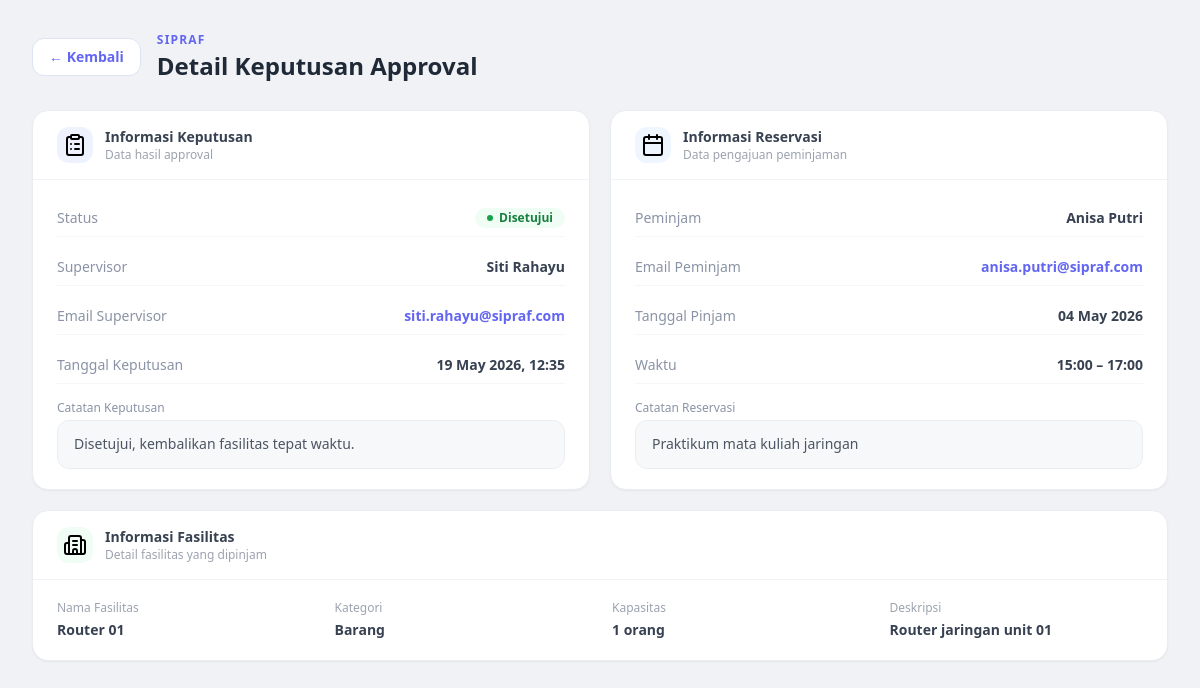
/pages/approval/detail.php?id=1, run on the app's committed database.
### tables this page shows
CREATE TABLE `approvals` (
  `id` int NOT NULL,
  `reservation_id` int NOT NULL,
  `user_id` int NOT NULL,
  `status` enum('disetujui','ditolak') NOT NULL,
  `notes` text,
  `created_at` timestamp NULL DEFAULT CURRENT_TIMESTAMP
);

CREATE TABLE `users` (
  `id` int NOT NULL,
  `name` varchar(255) NOT NULL,
  `email` varchar(255) NOT NULL,
  `password` varchar(255) NOT NULL,
  `role` enum('admin','supervisor','borrower') NOT NULL,
  `foto` varchar(255) DEFAULT NULL,
  `created_at` timestamp NULL DEFAULT CURRENT_TIMESTAMP
);

CREATE TABLE `reservations` (
  `id` int NOT NULL,
  `user_id` int NOT NULL,
  `facility_id` int NOT NULL,
  `notes` text,
  `tanggal` date NOT NULL,
  `jam_mulai` time NOT NULL,
  `jam_selesai` time NOT NULL,
  `status` enum('diajukan','disetujui','ditolak','dibatalkan') DEFAULT 'diajukan',
  `created_at` timestamp NULL DEFAULT CURRENT_TIMESTAMP
);

CREATE TABLE `facilities` (
  `id` int NOT NULL,
  `name` varchar(255) NOT NULL,
  `kategori` enum('lab','ruang','barang') NOT NULL,
  `kapasitas` int DEFAULT '0',
  `deskripsi` text,
  `status` enum('tersedia','dipinjam') DEFAULT 'tersedia',
  `created_at` timestamp NULL DEFAULT CURRENT_TIMESTAMP
);

### helper/data/approval.php (called while the page is built, shortened)
<?php
function getDetailApproval($conn, $id) {
    $query = "SELECT
                a.id,
                a.status AS status_approval,
                a.notes AS catatan_approval,
                a.created_at AS tanggal_approval,
                r.id AS reservation_id,
                r.tanggal,
                r.jam_mulai,
                r.jam_selesai,
                r.notes AS catatan_reservasi,
                r.status AS status_reservasi,
                f.name AS nama_fasilitas,
                f.kategori,
                f.kapasitas,
                f.deskripsi AS deskripsi_fasilitas,
                u_peminjam.name AS nama_peminjam,
                u_peminjam.email AS email_peminjam,
                u_supervisor.name AS nama_supervisor,
                u_supervisor.email AS email_supervisor
              FROM approvals a
              JOIN reservations r ON a.reservation_id = r.id
              JOIN facilities f ON r.facility_id = f.id
              JOIN users u_peminjam ON r.user_id = u_peminjam.id
              JOIN users u_supervisor ON a.user_id = u_supervisor.id
              WHERE a.id = ?
              LIMIT 1";
    $stmt = mysqli_prepare($conn, $query);
    mysqli_stmt_bind_param($stmt, 'i', $id);
    mysqli_stmt_execute($stmt);
    $result = mysqli_stmt_get_result($stmt);
    return mysqli_fetch_assoc($result);
}

### pages/approval/detail.php (the view, shortened to what this page needs)
<?php
require_once __DIR__ . '/../../helper/db_conn.php';
require_once __DIR__ . '/../../helper/data/approval.php';
$id = isset($_GET['id']) ? (int) $_GET['id'] : 0;
$data_detail = getDetailApproval($conn, $id);
?>
<!DOCTYPE html>
<html lang="id">
<head>
    <script src="https://cdn.tailwindcss.com"></script>
</head>
<body class="bg-[#f0f2f5] min-h-screen p-6 md:p-8">
    <div class="mb-7 flex items-center gap-4">
        <a href="index.php" class="inline-flex items-center gap-1.5 bg-white text-indigo-500 border border-[#dde3f5] hover:bg-indigo-50 px-4 py-2 rounded-xl text-sm font-semibold transition">← Kembali</a>
        <div>
            <p class="text-xs font-semibold text-indigo-500 tracking-widest uppercase mb-0.5">SIPRAF</p>
            <h1 class="text-2xl font-bold text-gray-800">Detail Keputusan Approval</h1>
        </div>
    </div>
    <div class="grid grid-cols-1 md:grid-cols-2 gap-5">
        <div class="bg-white rounded-2xl border border-[#eaedf0] shadow-sm overflow-hidden">
            <div class="flex items-center gap-3 px-6 py-4 border-b border-[#f0f2f5]">
                <div class="w-9 h-9 rounded-xl bg-indigo-50 flex items-center justify-center text-base"></div>
                <div>
                    <p class="text-sm font-semibold text-gray-700">Informasi Keputusan</p>
                    <p class="text-xs text-gray-400">Data hasil approval</p>
                </div>
            </div>
            <div class="px-6 py-5 space-y-3 text-sm">
                <div class="flex justify-between items-center py-2 border-b border-[#f5f6f8]">
                    <span class="text-[#8a94a6] font-medium">Status</span>
                    <?php if ($data_detail['status_approval'] === 'disetujui'): ?>
                    <span class="inline-flex items-center gap-1.5 bg-green-50 text-green-700 px-3 py-0.5 rounded-full text-xs font-bold">
                        <span class="w-1.5 h-1.5 rounded-full bg-green-600"></span>Disetujui
                    </span>
                    <?php else: ?>
                    <span class="inline-flex items-center gap-1.5 bg-red-50 text-red-600 px-3 py-0.5 rounded-full text-xs font-bold">
                        <span class="w-1.5 h-1.5 rounded-full bg-red-500"></span>Ditolak
                    </span>
                    <?php endif; ?>
                </div>
                <div class="flex justify-between py-2 border-b border-[#f5f6f8]">
                    <span class="text-[#8a94a6] font-medium">Supervisor</span>
                    <span class="font-semibold text-gray-700"><?= htmlspecialchars($data_detail['nama_supervisor']) ?></span>
                </div>
                <div class="flex justify-between py-2 border-b border-[#f5f6f8]">
                    <span class="text-[#8a94a6] font-medium">Email Supervisor</span>
                    <span class="font-semibold text-indigo-500"><?= htmlspecialchars($data_detail['email_supervisor']) ?></span>
                </div>
                <div class="flex justify-between py-2 border-b border-[#f5f6f8]">
                    <span class="text-[#8a94a6] font-medium">Tanggal Keputusan</span>
                    <span class="font-semibold text-gray-700"><?= date('d M Y, H:i', strtotime($data_detail['tanggal_approval'])) ?></span>
                </div>
                <div class="pt-1">
                    <p class="text-xs text-[#8a94a6] font-medium mb-1">Catatan Keputusan</p>
                    <div class="bg-[#f7f8fa] border border-[#eaedf0] rounded-xl px-4 py-3 text-sm text-gray-600 leading-relaxed"><?= htmlspecialchars($data_detail['catatan_approval']) ?></div>
                </div>
            </div>
        </div>
        <div class="bg-white rounded-2xl border border-[#eaedf0] shadow-sm overflow-hidden">
            <div class="flex items-center gap-3 px-6 py-4 border-b border-[#f0f2f5]">
                <div class="w-9 h-9 rounded-xl bg-blue-50 flex items-center justify-center text-base"></div>
                <div>
                    <p class="text-sm font-semibold text-gray-700">Informasi Reservasi</p>
                    <p class="text-xs text-gray-400">Data pengajuan peminjaman</p>
                </div>
            </div>
            <div class="px-6 py-5 space-y-3 text-sm">
                <div class="flex justify-between py-2 border-b border-[#f5f6f8]">
                    <span class="text-[#8a94a6] font-medium">Peminjam</span>
                    <span class="font-semibold text-gray-700"><?= htmlspecialchars($data_detail['nama_peminjam']) ?></span>
                </div>
                <div class="flex justify-between py-2 border-b border-[#f5f6f8]">
                    <span class="text-[#8a94a6] font-medium">Email Peminjam</span>
                    <span class="font-semibold text-indigo-500"><?= htmlspecialchars($data_detail['email_peminjam']) ?></span>
                </div>
                <div class="flex justify-between py-2 border-b border-[#f5f6f8]">
                    <span class="text-[#8a94a6] font-medium">Tanggal Pinjam</span>
                    <span class="font-semibold text-gray-700"><?= date('d M Y', strtotime($data_detail['tanggal'])) ?></span>
                </div>
                <div class="flex justify-between py-2 border-b border-[#f5f6f8]">
                    <span class="text-[#8a94a6] font-medium">Waktu</span>
                    <span class="font-semibold text-gray-700"><?= substr($data_detail['jam_mulai'], 0, 5) ?> – <?= substr($data_detail['jam_selesai'], 0, 5) ?></span>
                </div>
                <div class="pt-1">
                    <p class="text-xs text-[#8a94a6] font-medium mb-1">Catatan Reservasi</p>
                    <div class="bg-[#f7f8fa] border border-[#eaedf0] rounded-xl px-4 py-3 text-sm text-gray-600 leading-relaxed"><?= htmlspecialchars($data_detail['catatan_reservasi']) ?></div>
                </div>
            </div>
        </div>
        <div class="bg-white rounded-2xl border border-[#eaedf0] shadow-sm overflow-hidden md:col-span-2">
            <div class="flex items-center gap-3 px-6 py-4 border-b border-[#f0f2f5]">
                <div class="w-9 h-9 rounded-xl bg-green-50 flex items-center justify-center text-base"></div>
                <div>
                    <p class="text-sm font-semibold text-gray-700">Informasi Fasilitas</p>
                    <p class="text-xs text-gray-400">Detail fasilitas yang dipinjam</p>
                </div>
            </div>
            <div class="px-6 py-5 grid grid-cols-2 md:grid-cols-4 gap-6 text-sm">
                <div><p class="text-xs text-gray-400 font-medium mb-1">Nama Fasilitas</p><p class="font-semibold text-gray-700"><?= htmlspecialchars($data_detail['nama_fasilitas']) ?></p></div>
                <div><p class="text-xs text-gray-400 font-medium mb-1">Kategori</p><p class="font-semibold text-gray-700"><?= ucfirst($data_detail['kategori']) ?></p></div>
                <div><p class="text-xs text-gray-400 font-medium mb-1">Kapasitas</p><p class="font-semibold text-gray-700"><?= $data_detail['kapasitas'] ?> orang</p></div>
                <div><p class="text-xs text-gray-400 font-medium mb-1">Deskripsi</p><p class="font-semibold text-gray-700"><?= htmlspecialchars($data_detail['deskripsi_fasilitas']) ?></p></div>
            </div>
        </div>
    </div>
</body>
</html>

### data on the page
approvals: user.name "Siti Rahayu", user.email "siti.rahayu@sipraf.com", created_at "19 May 2026, 12:35", notes "Disetujui, kembalikan fasilitas tepat waktu.", users.name "Anisa Putri", users.email "anisa.putri@sipraf.com", reservation.tanggal "04 May 2026", reservation.jam_mulai "15:00", reservation.jam_selesai "17:00", reservation.notes "Praktikum mata kuliah jaringan", facilities.name "Router 01", facilities.kategori "Barang", facilities.kapasitas "1", facilities.deskripsi "Router jaringan unit 01"
